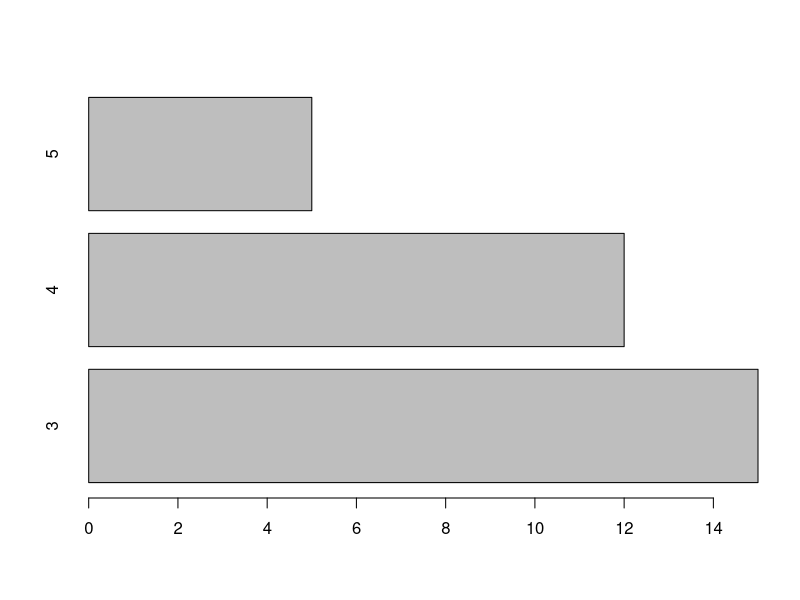
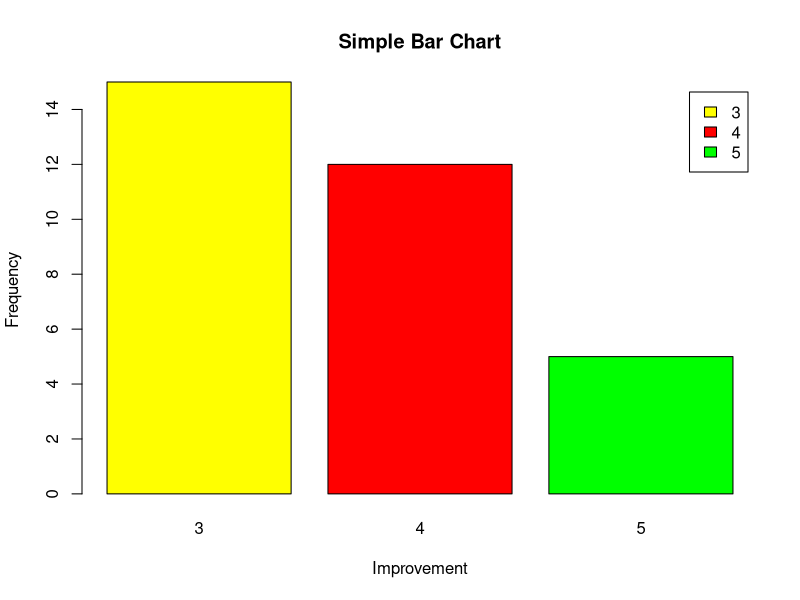
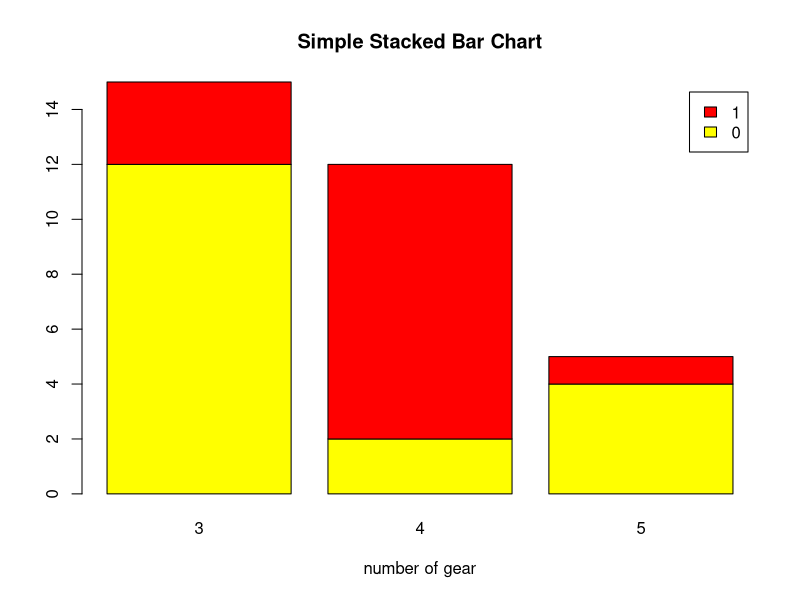
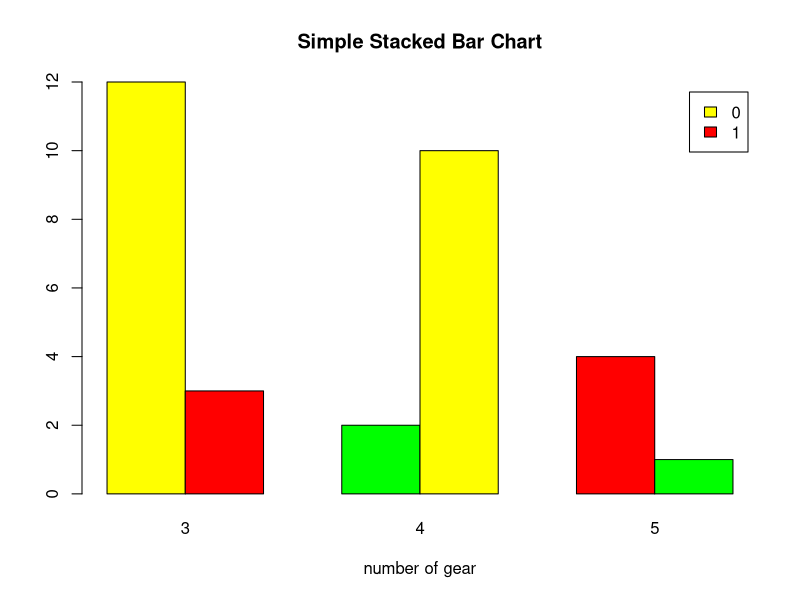
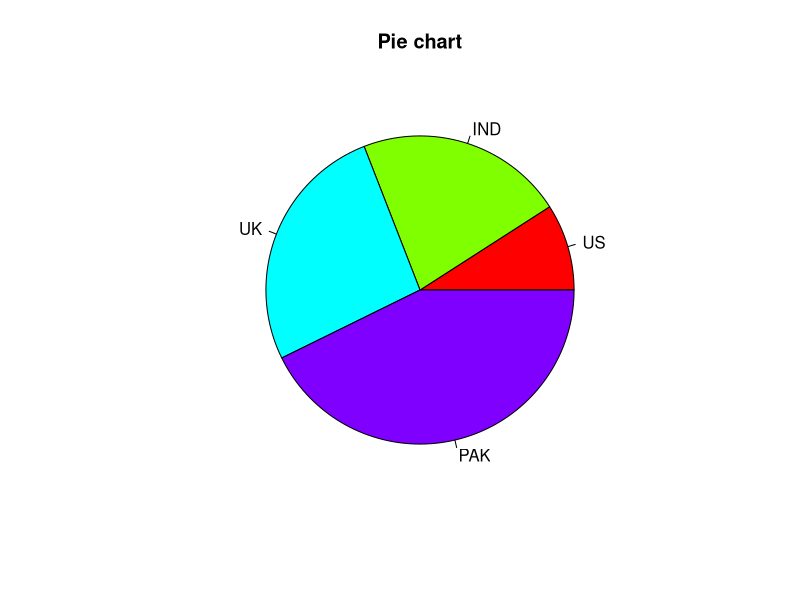
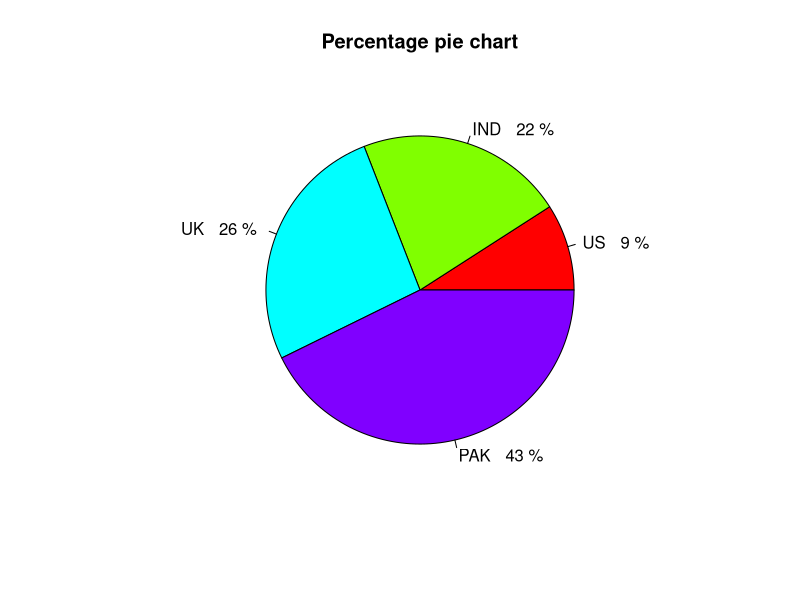
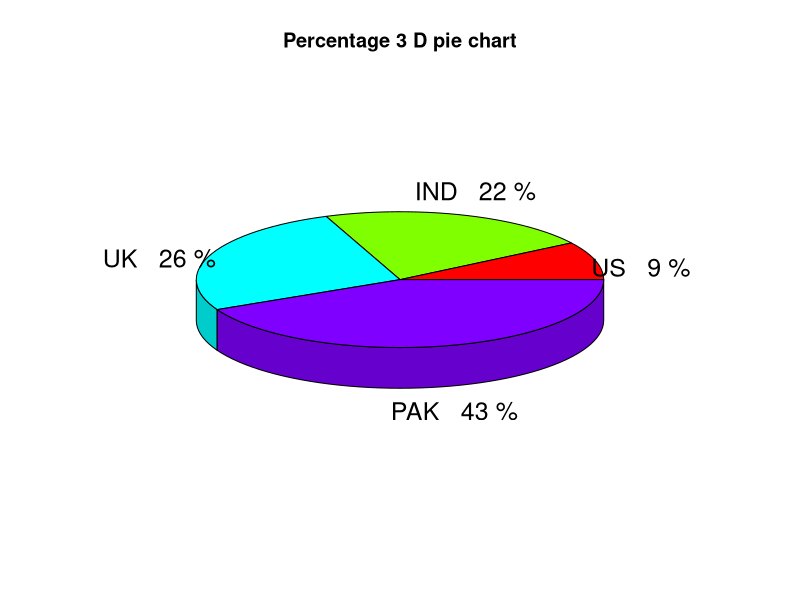
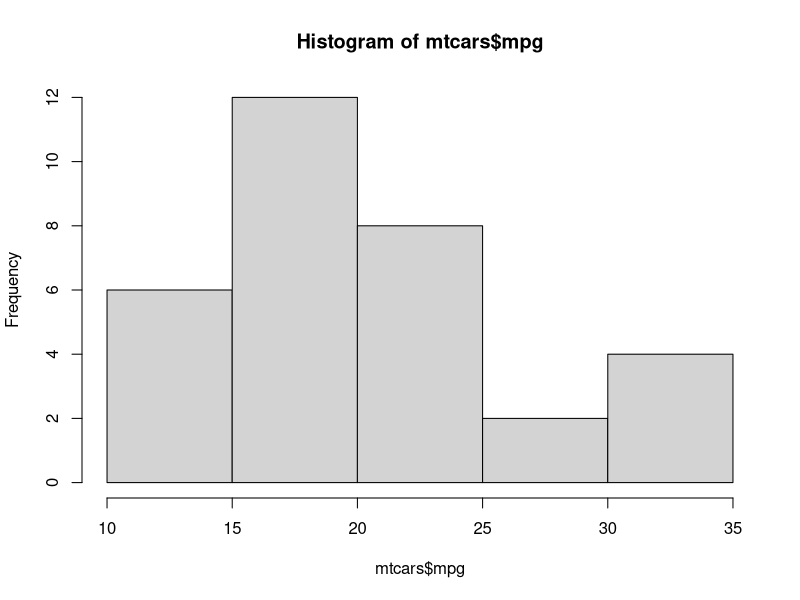

Here is the R script that generated these plots, in order:
##Visualization in R

##Type of Graphics-
###1)Bar Chart 2) Pie Chart 3) Histogram 4)Kernel desity Plot 5)Line Charts
## 6)Box plot 7)Heat Map 8)Word Cloud


## Type 1--------------------Bar Chart--------------------------
count <- table(mtcars$gear)
count
barplot(count,horiz = TRUE)#### By Default Horiz=FALSE
barplot(count,main= "Simple Bar Chart",xlab="Improvement", ylab = "Frequency",
        col=c("Yellow","red","green"),legend=rownames(count))


  ####---------Stacked Bar Chart  (when there is a matrix)--------
count <- table(mtcars$vs,mtcars$gear)
count
barplot(count,main= "Simple Stacked Bar Chart",xlab="number of gear",
        col=c("Yellow","red","green"),legend=rownames(count))
barplot(count,main= "Simple Stacked Bar Chart",xlab="number of gear",
        col=c("Yellow","red","green"),legend=rownames(count),beside=TRUE) ##### Use Beside to have bar next to each other
   
##Type 2---------------Pie Chart(Install Package plotrix-------------------
library(plotrix)
slice <- c(10,24,29,47)
lbls <- c("US","IND","UK","PAK")
pie(slice,labels = lbls,main="Pie chart",col=rainbow(4))
## have percentage also
pct <- round(slice/sum(slice)*100)
pct
lbls1 <- paste(lbls," ",pct,"%",seq="")
lbls1
pie(slice,labels = lbls1,col=rainbow(4),main="Percentage pie chart")
###---------Pie 3D
pie3D(slice,labels = lbls1,col=rainbow(4),main="Percentage 3 D pie chart",explode = 0.0)
##Type 3-----Histogram------has x,y axis---bars of different height
hist(mtcars$mpg)
hist(mtcars$mpg,breaks=8,col=c("lightgreen"))


##Type 4-------------Kernal Density plot------------
density <- density(mtcars$mpg)
density
plot(density)
plot(density,main="Kernal Density Plot")
polygon(density,col="skyblue",border="black")

## Type 5------Box Plot Chart------
